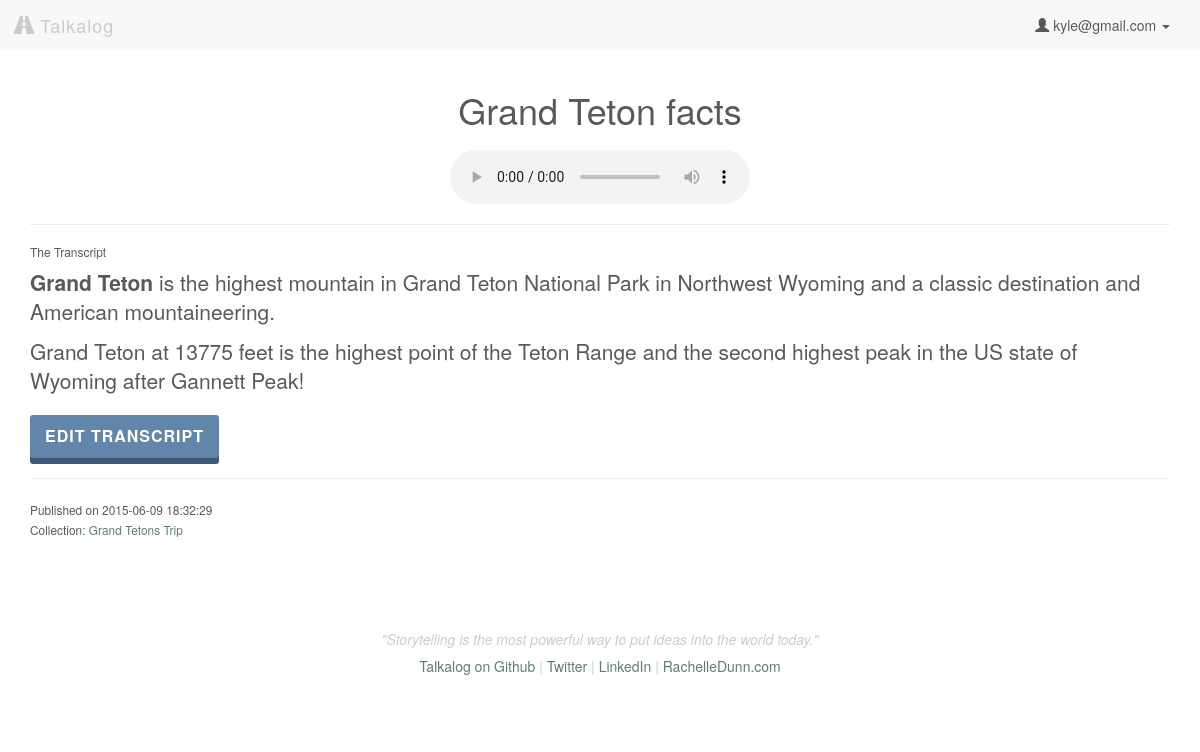
The page /listen/12 (signed in) on the database its author committed.
### model.py (models this page shows, shortened)
class User(db.Model):
    __tablename__ = "Users"
    id = db.Column(db.Integer, autoincrement=True, primary_key=True)
    email = db.Column(db.String(100), nullable=False)
    password = db.Column(db.String(50), nullable=False)
    first_name = db.Column(db.String(50), nullable=False)
    last_name = db.Column(db.String(50), nullable=False)
    tel = db.Column(db.String, nullable=False)

class Upload(db.Model):
    __tablename__ = "Uploads"
    id = db.Column(db.Integer, autoincrement=True, primary_key=True)
    user_id = db.Column(db.Integer, db.ForeignKey('Users.id'), nullable=False)
    title = db.Column(db.String, nullable=False, default=db.func.now())
    path = db.Column(db.String(50))
    mimetype = db.Column(db.String(50), default='wav') # wav, jpg, mp3
    datetime = db.Column(db.DateTime, default=db.func.now(), onupdate=db.func.now()) # set datetime to current timestamp
    transcript = db.Column(db.Text)
    user = db.relationship("User", backref=db.backref("uploads", order_by=id))

class CollectionsUploads(db.Model):
    __tablename__ = "CollectionsUploads"
    id = db.Column(db.Integer, autoincrement=True, primary_key=True)
    collection_id = db.Column(db.Integer, db.ForeignKey('Collections.id'), nullable=False)
    upload_id = db.Column(db.Integer, db.ForeignKey('Uploads.id'), nullable=False)
    collection = db.relationship("Collection", backref=db.backref("collectionsuploads", order_by=id))
    upload = db.relationship("Upload", backref=db.backref("collectionsuploads", order_by=id))
    def __repr__(self):
        return "<CollectionsUploads id: %s collection_id: %s upload_id: %s>" % (
        self.id, self.collection_id, self.upload_id)

class Collection(db.Model):
    __tablename__ = "Collections"
    id = db.Column(db.Integer, autoincrement=True, primary_key=True)
    user_id = db.Column(db.Integer, db.ForeignKey('Users.id'), nullable=False)
    title = db.Column(db.String, nullable=False, default='Untitled Collection')
    user = db.relationship("User", backref=db.backref("collections", order_by=id))
    def __repr__(self):
        return "<Collection id: %s user_id: %s title: %s>" % (
        self.id, self.user_id, self.title)

### server.py (the view)
@app.route('/listen/<int:id>')
def listen_audio(id):
	"""Show more information about the single user logged in."""
	if 'email' in session:
		user_email = session['email']
		user = User.query.filter_by(email=user_email).first()
		this_file = Upload.query.filter_by(id=id).first()
		cu = this_file.collectionsuploads
		print 'CollectionsUploads: ', cu
		collection = [cu.collection for cu in cu]
		print 'This is the parent collection: ', collection
		collect_users = []
		for c in collection:
			for i in c.collectionsusers:
				print 'what is i', i
				collect_users.append(i.user_id)
		if (this_file.user_id == user.id) or (user.id in collect_users):
			return render_template('listen.html', user=user, upload=this_file,
				upload_folder=UPLOAD_FOLDER)
		else:
			flash('You don\'t have access to view this page')
			return redirect('/')
	else:
		flash('You must be logged in to access this page.')
		return redirect('/')

### model.py (called while the page is built)
    def __repr__(self):
        return "<CollectionsUsers id: %s collection_id: %s user_id: %s>" % (
        self.id, self.collection_id, self.user_id)

### templates/listen.html (shortened to what this page needs)
{% extends 'base.html' %}
{% block imports %}
<link rel="stylesheet" href="/static/css/print.css" type="text/css" media="print"/>
{% endblock %}
{% block content %}
    <h1 id="upload-title" upload-id="{{ upload.id }}" class="text-center">{{ upload.title }}</h1>
    <audio controls>
        <source src="{{ upload_folder }}/{{ upload.path }}" type="audio/wav">
    </audio>
    <hr>
    <h6 id="transcript">The Transcript</h6>
    <div class="transcript-body lead">
    {% if upload.transcript %}
        {{ upload.transcript|safe }}
        <button type="button" class="button edit-transcript" data-toggle="modal" data-target="#myModal">Edit Transcript</button>
    {% else %}
        <button id="load" class="button">Generate Transcript</button>
        <div id="transcript-content"> </div>
    {% endif %}
    </div>
    <hr>
    <p><small>Published on {{ upload.datetime }}<br>
    {% if upload.collectionsuploads %}
        Collection:
        {% for uc in upload.collectionsuploads %}
            <a href="/collection/{{ uc.collection.id }}">{{ uc.collection.title }}</a>
        {% endfor %}
    {% endif %}
    </small></p>
{% endblock %}

### templates/base.html (shortened to what this page needs)
<!DOCTYPE html>
<html lang="en">
    <head>
        <link rel="stylesheet" href="https://maxcdn.bootstrapcdn.com/bootstrap/3.3.4/css/bootstrap.min.css">
        <link rel="stylesheet" href="/static/css/style.css"/>
        <link rel="stylesheet" href="https://ajax.googleapis.com/ajax/libs/jqueryui/1.11.4/themes/smoothness/jquery-ui.css"/>
        {% block imports %}{% endblock %}
    </head>
    <body>
        <nav class="navbar navbar-default">
            <div class="container-fluid">
                <div class="navbar-header">
                    <a class="navbar-brand" href="/"><span class="glyphicon glyphicon-road" aria-hidden="true"></span> Talkalog</a>
                </div>
                <div class="collapse navbar-collapse" id="bs-example-navbar-collapse-1">
                    <ul class="nav navbar-nav navbar-right">
                    {% if 'email' in session %}
                        <li class="dropdown">
                        <a href="#" class="dropdown-toggle" data-toggle="dropdown" role="button" aria-expanded="false"><span class="glyphicon glyphicon-user" aria-hidden="true"></span> {{ session['email'] }} <span class="caret"></span></a>
                        </li>
                    {% else %}
                        <li><a href="/login">Login</a></li>
                        <li><a href="/signup">Sign Up</a></li>
                    {% endif %}
                    </ul>
                </div>
            </div>
        </nav>
        <div class="container">
            {% block content %}{% endblock %}
        </div>
        <div class="container">
            <footer class="footer">
                <p>"Storytelling is the most powerful way to put ideas into the world today."</p>
                <h5><a href="http://github.com/rachelledunn/talkalog" target="_blank">Talkalog on Github</a> | <a href="http://twitter.com/rchdnn" target="_blank">Twitter</a> | <a href="http://linkedin.com/in/rachelledunn" target="_blank">LinkedIn</a> | <a href="http://rachelledunn.com/" target="_blank">RachelleDunn.com</a></h5>
            </footer>
        </div>
    </body>
</html>

### static/css/style.css (style rules this page uses)
body { background-color: #ffffff; color: #565a5c; }
a { color: #607c7a; -webkit-transition: color 0.1s linear 0s; -moz-transition: color 0.1s linear 0s; -o-transition: color 0.1s linear 0s; transition: color 0.1s linear 0s; }
.h1, .h2, .h3, .h4, .h5, h1, h2, h3, h4, h5 { font-weight: 200; }
.button { background: #6186aa; color: #fff; box-shadow: 0 6px #405972; border: none; font-family: inherit; font-size: 16px; cursor: pointer; padding: 10px 15px; display: inline-block; text-transform: uppercase; letter-spacing: 1px; font-weight: 700; outline: none; position: relative; border-radius: 3px; -webkit-transition: none; -moz-transition: none; transition: none; }
.button:after { content: ''; position: absolute; z-index: -1; -webkit-transition: all 0.3s; -moz-transition: all 0.3s; transition: all 0.3s; }
.navbar-default { border-radius: 0; border: none; }
.navbar-default .navbar-brand { font-weight: 200; letter-spacing: 1px; }
.navbar-default a, .navbar-default .navbar-brand, .navbar-default .navbar-nav > li > a { color: #565a5c; }
.footer { padding-top: 40px; padding-bottom: 40px; margin-top: 40px; text-align: center; color: #cccccc; }
.footer p { font-style: italic; }
audio { display: block; margin: 20px auto; }
.edit-transcript { clear: both; display: block; margin: 20px 0 0; }

### static/css/print.css (style rules this page uses)
.navbar, audio, .button, .footer, #transcript { display: none; }
.transcript-body { display: block; }

### rows shown on the page
User: email "kyle@gmail.com"
Upload: title "Grand Teton facts", transcript "Grand Teton is the highest mountain in Grand Teton National Park in Northwest Wyoming and a classic destination and American mountaineering. Grand Teton at 13775 feet is the highest point of the Teton Range and the second highest peak in the US state of Wyoming after Gannett Peak!", datetime "2015-06-09 18:32:29"
CollectionsUploads: collection "Grand Tetons Trip"
